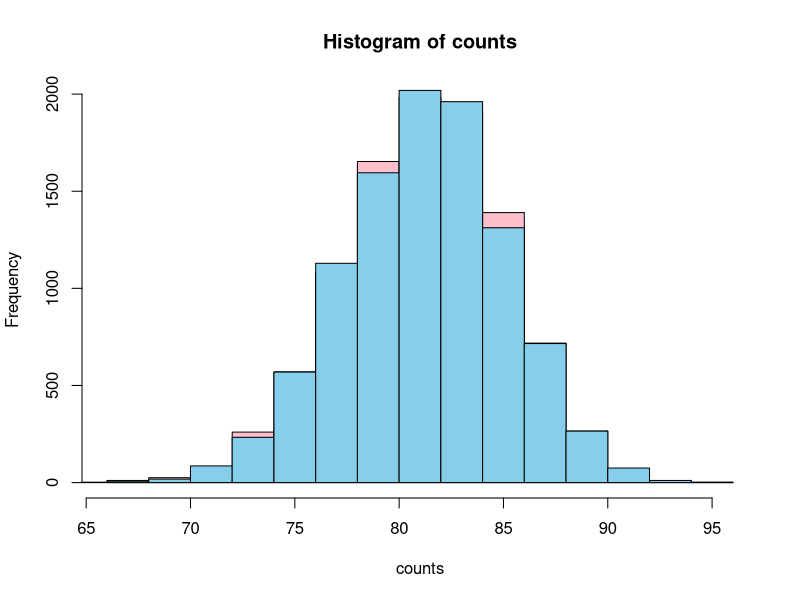

Here is the R script that generated this plot:
p = c(pnorm(260,272.1,9), pnorm(284,272.1,9)- pnorm(260,272.1,9), 1-pnorm(284,272.1,9))
x = rmultinom(1, 100, p=p)
y = rmultinom(10000, 100, p=p)
mean(y[3, ])

counts = y[2,]
exp = rbinom(10000, 100, p=pnorm(284,272.1,9)- pnorm(260,272.1,9))


hist(counts, col='pink')
hist(exp,col='skyblue', add=T)